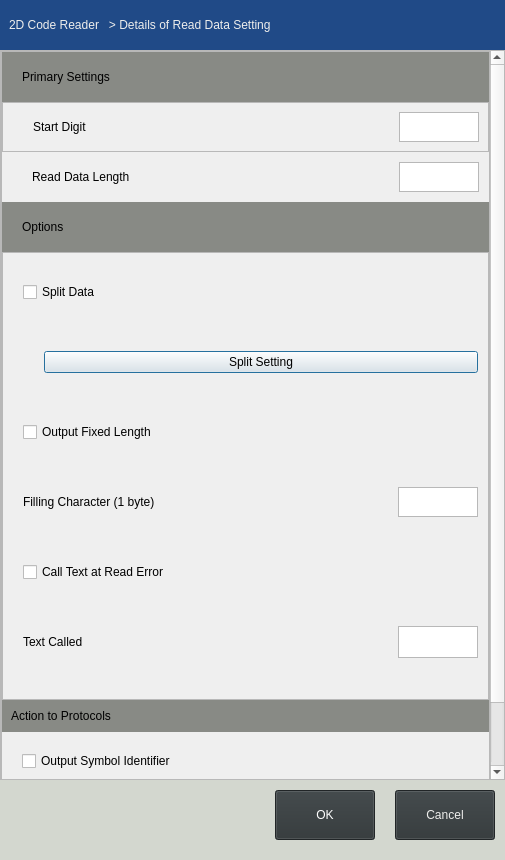
<?xml version="1.0" encoding="UTF-8"?>
<ui version="4.0">
 <class>Class_DlogRDS_2Dcode</class>
 <widget class="QDialog" name="Class_DlogRDS_2Dcode">
  <property name="geometry">
   <rect>
    <x>0</x>
    <y>0</y>
    <width>505</width>
    <height>860</height>
   </rect>
  </property>
  <property name="windowTitle">
   <string>Dialog</string>
  </property>
  <layout class="QVBoxLayout" name="verticalLayout_2">
   <property name="spacing">
    <number>0</number>
   </property>
   <property name="leftMargin">
    <number>0</number>
   </property>
   <property name="topMargin">
    <number>0</number>
   </property>
   <property name="rightMargin">
    <number>0</number>
   </property>
   <property name="bottomMargin">
    <number>0</number>
   </property>
   <item>
    <layout class="QVBoxLayout" name="verticalLayout">
     <property name="spacing">
      <number>0</number>
     </property>
     <property name="topMargin">
      <number>0</number>
     </property>
     <item>
      <widget class="QWidget" name="horizontalWidget_2" native="true">
       <property name="minimumSize">
        <size>
         <width>0</width>
         <height>50</height>
        </size>
       </property>
       <property name="styleSheet">
        <string notr="true">background-color: rgb(32, 74, 135);</string>
       </property>
       <layout class="QHBoxLayout" name="horizontalLayout_2">
        <property name="spacing">
         <number>0</number>
        </property>
        <item>
         <widget class="QLabel" name="label">
          <property name="styleSheet">
           <string notr="true">color: rgb(238, 238, 236);</string>
          </property>
          <property name="text">
           <string>2D Code Reader   &gt; Details of Read Data Setting</string>
          </property>
         </widget>
        </item>
       </layout>
      </widget>
     </item>
     <item>
      <layout class="QVBoxLayout" name="verticalLayout_3">
       <item>
        <widget class="QScrollArea" name="scrollArea">
         <property name="widgetResizable">
          <bool>true</bool>
         </property>
         <widget class="QWidget" name="scrollAreaWidgetContents">
          <property name="geometry">
           <rect>
            <x>0</x>
            <y>-78</y>
            <width>485</width>
            <height>802</height>
           </rect>
          </property>
          <layout class="QVBoxLayout" name="verticalLayout_5">
           <property name="spacing">
            <number>0</number>
           </property>
           <property name="leftMargin">
            <number>0</number>
           </property>
           <property name="topMargin">
            <number>0</number>
           </property>
           <property name="rightMargin">
            <number>0</number>
           </property>
           <property name="bottomMargin">
            <number>0</number>
           </property>
           <item>
            <layout class="QVBoxLayout" name="verticalLayout_4">
             <item>
              <widget class="QFrame" name="frame">
               <property name="minimumSize">
                <size>
                 <width>400</width>
                 <height>800</height>
                </size>
               </property>
               <property name="frameShape">
                <enum>QFrame::StyledPanel</enum>
               </property>
               <property name="frameShadow">
                <enum>QFrame::Raised</enum>
               </property>
               <layout class="QVBoxLayout" name="verticalLayout_7">
                <property name="spacing">
                 <number>0</number>
                </property>
                <property name="leftMargin">
                 <number>0</number>
                </property>
                <property name="topMargin">
                 <number>0</number>
                </property>
                <property name="rightMargin">
                 <number>0</number>
                </property>
                <property name="bottomMargin">
                 <number>0</number>
                </property>
                <item>
                 <layout class="QVBoxLayout" name="verticalLayout_6">
                  <property name="topMargin">
                   <number>0</number>
                  </property>
                  <item>
                   <widget class="QFrame" name="verticalFrame_7">
                    <property name="maximumSize">
                     <size>
                      <width>16777215</width>
                      <height>150</height>
                     </size>
                    </property>
                    <layout class="QVBoxLayout" name="verticalLayout_10">
                     <property name="spacing">
                      <number>0</number>
                     </property>
                     <property name="leftMargin">
                      <number>0</number>
                     </property>
                     <property name="topMargin">
                      <number>0</number>
                     </property>
                     <property name="rightMargin">
                      <number>0</number>
                     </property>
                     <property name="bottomMargin">
                      <number>0</number>
                     </property>
                     <item>
                      <widget class="QFrame" name="horizontalFrame_3">
                       <property name="maximumSize">
                        <size>
                         <width>16777215</width>
                         <height>50</height>
                        </size>
                       </property>
                       <property name="styleSheet">
                        <string notr="true">
background-color: rgb(136, 138, 133);
color: rgb(0, 0, 0);</string>
                       </property>
                       <layout class="QHBoxLayout" name="horizontalLayout_4">
                        <property name="spacing">
                         <number>0</number>
                        </property>
                        <property name="leftMargin">
                         <number>20</number>
                        </property>
                        <property name="topMargin">
                         <number>0</number>
                        </property>
                        <property name="rightMargin">
                         <number>0</number>
                        </property>
                        <property name="bottomMargin">
                         <number>0</number>
                        </property>
                        <item>
                         <widget class="QLabel" name="label_2">
                          <property name="text">
                           <string>Primary Settings</string>
                          </property>
                         </widget>
                        </item>
                       </layout>
                      </widget>
                     </item>
                     <item>
                      <widget class="QFrame" name="horizontalFrame_2">
                       <property name="maximumSize">
                        <size>
                         <width>16777215</width>
                         <height>50</height>
                        </size>
                       </property>
                       <property name="frameShape">
                        <enum>QFrame::StyledPanel</enum>
                       </property>
                       <layout class="QHBoxLayout" name="horizontalLayout_3">
                        <property name="spacing">
                         <number>0</number>
                        </property>
                        <property name="leftMargin">
                         <number>30</number>
                        </property>
                        <property name="topMargin">
                         <number>5</number>
                        </property>
                        <property name="bottomMargin">
                         <number>5</number>
                        </property>
                        <item>
                         <widget class="QLabel" name="label_3">
                          <property name="text">
                           <string>Start Digit</string>
                          </property>
                         </widget>
                        </item>
                        <item>
                         <spacer name="horizontalSpacer">
                          <property name="orientation">
                           <enum>Qt::Horizontal</enum>
                          </property>
                          <property name="sizeType">
                           <enum>QSizePolicy::Expanding</enum>
                          </property>
                          <property name="sizeHint" stdset="0">
                           <size>
                            <width>40</width>
                            <height>20</height>
                           </size>
                          </property>
                         </spacer>
                        </item>
                        <item>
                         <widget class="QTextEdit" name="tedit_StartDigit_RDS_2Dcode">
                          <property name="maximumSize">
                           <size>
                            <width>80</width>
                            <height>30</height>
                           </size>
                          </property>
                         </widget>
                        </item>
                       </layout>
                      </widget>
                     </item>
                     <item>
                      <widget class="QFrame" name="horizontalFrame">
                       <property name="maximumSize">
                        <size>
                         <width>16777215</width>
                         <height>50</height>
                        </size>
                       </property>
                       <layout class="QHBoxLayout" name="horizontalLayout_13">
                        <property name="spacing">
                         <number>0</number>
                        </property>
                        <property name="leftMargin">
                         <number>30</number>
                        </property>
                        <property name="topMargin">
                         <number>0</number>
                        </property>
                        <property name="rightMargin">
                         <number>10</number>
                        </property>
                        <property name="bottomMargin">
                         <number>0</number>
                        </property>
                        <item>
                         <widget class="QLabel" name="label_16">
                          <property name="text">
                           <string>Read Data Length </string>
                          </property>
                         </widget>
                        </item>
                        <item>
                         <spacer name="horizontalSpacer_8">
                          <property name="orientation">
                           <enum>Qt::Horizontal</enum>
                          </property>
                          <property name="sizeType">
                           <enum>QSizePolicy::Expanding</enum>
                          </property>
                          <property name="sizeHint" stdset="0">
                           <size>
                            <width>40</width>
                            <height>20</height>
                           </size>
                          </property>
                         </spacer>
                        </item>
                        <item>
                         <widget class="QTextEdit" name="tedit_ReadDataLength_RDS_2Dcode">
                          <property name="maximumSize">
                           <size>
                            <width>80</width>
                            <height>30</height>
                           </size>
                          </property>
                         </widget>
                        </item>
                       </layout>
                      </widget>
                     </item>
                    </layout>
                   </widget>
                  </item>
                  <item>
                   <layout class="QVBoxLayout" name="verticalLayout_9">
                    <property name="spacing">
                     <number>0</number>
                    </property>
                    <property name="topMargin">
                     <number>0</number>
                    </property>
                    <item>
                     <widget class="QFrame" name="verticalFrame_8">
                      <property name="minimumSize">
                       <size>
                        <width>0</width>
                        <height>50</height>
                       </size>
                      </property>
                      <property name="maximumSize">
                       <size>
                        <width>16777215</width>
                        <height>50</height>
                       </size>
                      </property>
                      <property name="styleSheet">
                       <string notr="true">background-color: rgb(136, 138, 133);</string>
                      </property>
                      <layout class="QVBoxLayout" name="verticalLayout_11">
                       <property name="spacing">
                        <number>0</number>
                       </property>
                       <property name="leftMargin">
                        <number>20</number>
                       </property>
                       <property name="topMargin">
                        <number>0</number>
                       </property>
                       <property name="rightMargin">
                        <number>0</number>
                       </property>
                       <property name="bottomMargin">
                        <number>0</number>
                       </property>
                       <item>
                        <widget class="QLabel" name="label_4">
                         <property name="maximumSize">
                          <size>
                           <width>16777215</width>
                           <height>50</height>
                          </size>
                         </property>
                         <property name="text">
                          <string>Options</string>
                         </property>
                        </widget>
                       </item>
                      </layout>
                     </widget>
                    </item>
                    <item>
                     <layout class="QHBoxLayout" name="horizontalLayout_5">
                      <item>
                       <widget class="QFrame" name="frame_2">
                        <property name="minimumSize">
                         <size>
                          <width>0</width>
                          <height>300</height>
                         </size>
                        </property>
                        <property name="frameShape">
                         <enum>QFrame::StyledPanel</enum>
                        </property>
                        <property name="frameShadow">
                         <enum>QFrame::Raised</enum>
                        </property>
                        <layout class="QVBoxLayout" name="verticalLayout_13">
                         <property name="leftMargin">
                          <number>0</number>
                         </property>
                         <property name="topMargin">
                          <number>0</number>
                         </property>
                         <property name="rightMargin">
                          <number>0</number>
                         </property>
                         <property name="bottomMargin">
                          <number>0</number>
                         </property>
                         <item>
                          <layout class="QHBoxLayout" name="horizontalLayout_12">
                           <property name="leftMargin">
                            <number>20</number>
                           </property>
                           <item>
                            <widget class="QCheckBox" name="cbox_SplitData_RDS_2Dcode">
                             <property name="text">
                              <string>Split Data </string>
                             </property>
                            </widget>
                           </item>
                          </layout>
                         </item>
                         <item>
                          <widget class="QFrame" name="horizontalFrame_6">
                           <property name="maximumSize">
                            <size>
                             <width>16777215</width>
                             <height>50</height>
                            </size>
                           </property>
                           <layout class="QHBoxLayout" name="horizontalLayout_11">
                            <property name="leftMargin">
                             <number>1</number>
                            </property>
                            <property name="rightMargin">
                             <number>10</number>
                            </property>
                            <item>
                             <spacer name="horizontalSpacer_3">
                              <property name="orientation">
                               <enum>Qt::Horizontal</enum>
                              </property>
                              <property name="sizeType">
                               <enum>QSizePolicy::Preferred</enum>
                              </property>
                              <property name="sizeHint" stdset="0">
                               <size>
                                <width>40</width>
                                <height>20</height>
                               </size>
                              </property>
                             </spacer>
                            </item>
                            <item>
                             <widget class="QPushButton" name="btn_SplitSetting_RDS_2Dcode">
                              <property name="text">
                               <string>Split Setting</string>
                              </property>
                             </widget>
                            </item>
                           </layout>
                          </widget>
                         </item>
                         <item>
                          <layout class="QHBoxLayout" name="horizontalLayout_10">
                           <property name="leftMargin">
                            <number>20</number>
                           </property>
                           <property name="rightMargin">
                            <number>10</number>
                           </property>
                           <item>
                            <widget class="QCheckBox" name="cbox_OutputLength_RDS_2Dcode">
                             <property name="text">
                              <string>Output Fixed Length</string>
                             </property>
                            </widget>
                           </item>
                          </layout>
                         </item>
                         <item>
                          <widget class="QFrame" name="dsadsad">
                           <property name="maximumSize">
                            <size>
                             <width>16777215</width>
                             <height>50</height>
                            </size>
                           </property>
                           <layout class="QHBoxLayout" name="horizontalLayout_9">
                            <property name="leftMargin">
                             <number>20</number>
                            </property>
                            <property name="rightMargin">
                             <number>10</number>
                            </property>
                            <item>
                             <widget class="QLabel" name="label_6">
                              <property name="text">
                               <string>Filling Character (1 byte)     </string>
                              </property>
                             </widget>
                            </item>
                            <item>
                             <spacer name="horizontalSpacer_2">
                              <property name="orientation">
                               <enum>Qt::Horizontal</enum>
                              </property>
                              <property name="sizeHint" stdset="0">
                               <size>
                                <width>40</width>
                                <height>20</height>
                               </size>
                              </property>
                             </spacer>
                            </item>
                            <item>
                             <widget class="QTextEdit" name="tedit_FillingCharacter_RDS_2Dcode">
                              <property name="maximumSize">
                               <size>
                                <width>80</width>
                                <height>30</height>
                               </size>
                              </property>
                             </widget>
                            </item>
                           </layout>
                          </widget>
                         </item>
                         <item>
                          <layout class="QHBoxLayout" name="horizontalLayout_17">
                           <property name="leftMargin">
                            <number>20</number>
                           </property>
                           <property name="rightMargin">
                            <number>10</number>
                           </property>
                           <item>
                            <widget class="QCheckBox" name="cbox_CallTextError_RDS_2Dcode">
                             <property name="text">
                              <string>Call Text at Read Error </string>
                             </property>
                            </widget>
                           </item>
                          </layout>
                         </item>
                         <item>
                          <widget class="QFrame" name="verticalFrame_8">
                           <property name="maximumSize">
                            <size>
                             <width>16777215</width>
                             <height>50</height>
                            </size>
                           </property>
                           <layout class="QHBoxLayout" name="horizontalLayout_16">
                            <property name="spacing">
                             <number>60</number>
                            </property>
                            <property name="leftMargin">
                             <number>20</number>
                            </property>
                            <property name="rightMargin">
                             <number>10</number>
                            </property>
                            <item>
                             <widget class="QLabel" name="label_17">
                              <property name="text">
                               <string>Text Called </string>
                              </property>
                             </widget>
                            </item>
                            <item>
                             <spacer name="horizontalSpacer_4">
                              <property name="orientation">
                               <enum>Qt::Horizontal</enum>
                              </property>
                              <property name="sizeHint" stdset="0">
                               <size>
                                <width>40</width>
                                <height>20</height>
                               </size>
                              </property>
                             </spacer>
                            </item>
                            <item>
                             <widget class="QTextEdit" name="tedit_TextCalled_RDS_2Dcode">
                              <property name="maximumSize">
                               <size>
                                <width>80</width>
                                <height>16777215</height>
                               </size>
                              </property>
                             </widget>
                            </item>
                           </layout>
                          </widget>
                         </item>
                        </layout>
                       </widget>
                      </item>
                     </layout>
                    </item>
                   </layout>
                  </item>
                  <item>
                   <layout class="QVBoxLayout" name="verticalLayout_8">
                    <property name="spacing">
                     <number>0</number>
                    </property>
                    <property name="topMargin">
                     <number>0</number>
                    </property>
                    <item>
                     <widget class="QFrame" name="verticalFrame_8">
                      <property name="maximumSize">
                       <size>
                        <width>16777215</width>
                        <height>50</height>
                       </size>
                      </property>
                      <property name="styleSheet">
                       <string notr="true">background-color: rgb(136, 138, 133);</string>
                      </property>
                      <layout class="QVBoxLayout" name="verticalLayout_14">
                       <item>
                        <widget class="QLabel" name="label_8">
                         <property name="maximumSize">
                          <size>
                           <width>16777215</width>
                           <height>50</height>
                          </size>
                         </property>
                         <property name="text">
                          <string>Action to Protocols</string>
                         </property>
                        </widget>
                       </item>
                      </layout>
                     </widget>
                    </item>
                    <item>
                     <layout class="QVBoxLayout" name="verticalLayout_12">
                      <property name="topMargin">
                       <number>10</number>
                      </property>
                      <item>
                       <widget class="QFrame" name="verticalFrame_11">
                        <property name="maximumSize">
                         <size>
                          <width>16777215</width>
                          <height>50</height>
                         </size>
                        </property>
                        <layout class="QHBoxLayout" name="horizontalLayout_6">
                         <property name="spacing">
                          <number>30</number>
                         </property>
                         <property name="leftMargin">
                          <number>20</number>
                         </property>
                         <property name="rightMargin">
                          <number>10</number>
                         </property>
                         <item>
                          <widget class="QCheckBox" name="cbox_OutputIdentifier_RDS_2Dcode">
                           <property name="text">
                            <string>Output Symbol Identifier</string>
                           </property>
                          </widget>
                         </item>
                        </layout>
                       </widget>
                      </item>
                      <item>
                       <widget class="QFrame" name="frame">
                        <property name="maximumSize">
                         <size>
                          <width>16777215</width>
                          <height>50</height>
                         </size>
                        </property>
                        <layout class="QHBoxLayout" name="horizontalLayout_7">
                         <property name="leftMargin">
                          <number>50</number>
                         </property>
                         <property name="rightMargin">
                          <number>10</number>
                         </property>
                         <item>
                          <widget class="QLabel" name="label_11">
                           <property name="text">
                            <string>Extended Channel Interpetation</string>
                           </property>
                          </widget>
                         </item>
                        </layout>
                       </widget>
                      </item>
                      <item>
                       <widget class="QFrame" name="verticalFrame_8">
                        <property name="maximumSize">
                         <size>
                          <width>16777215</width>
                          <height>50</height>
                         </size>
                        </property>
                        <layout class="QHBoxLayout" name="horizontalLayout_18">
                         <property name="leftMargin">
                          <number>20</number>
                         </property>
                         <property name="rightMargin">
                          <number>10</number>
                         </property>
                         <item>
                          <spacer name="horizontalSpacer_5">
                           <property name="orientation">
                            <enum>Qt::Horizontal</enum>
                           </property>
                           <property name="sizeHint" stdset="0">
                            <size>
                             <width>40</width>
                             <height>20</height>
                            </size>
                           </property>
                          </spacer>
                         </item>
                         <item>
                          <widget class="QCheckBox" name="cbox_Ignore_RDS_2Dcode">
                           <property name="text">
                            <string>Ignore</string>
                           </property>
                          </widget>
                         </item>
                         <item>
                          <spacer name="horizontalSpacer_6">
                           <property name="orientation">
                            <enum>Qt::Horizontal</enum>
                           </property>
                           <property name="sizeHint" stdset="0">
                            <size>
                             <width>40</width>
                             <height>20</height>
                            </size>
                           </property>
                          </spacer>
                         </item>
                         <item>
                          <widget class="QCheckBox" name="cbox_Output_RDS_2Dcode">
                           <property name="text">
                            <string>Output </string>
                           </property>
                          </widget>
                         </item>
                        </layout>
                       </widget>
                      </item>
                     </layout>
                    </item>
                   </layout>
                  </item>
                 </layout>
                </item>
               </layout>
              </widget>
             </item>
            </layout>
           </item>
          </layout>
         </widget>
        </widget>
       </item>
      </layout>
     </item>
     <item>
      <widget class="QFrame" name="horizontalFrame">
       <property name="minimumSize">
        <size>
         <width>0</width>
         <height>80</height>
        </size>
       </property>
       <property name="styleSheet">
        <string notr="true">background-color: rgb(211, 215, 207);</string>
       </property>
       <layout class="QHBoxLayout" name="horizontalLayout">
        <property name="spacing">
         <number>20</number>
        </property>
        <property name="leftMargin">
         <number>10</number>
        </property>
        <property name="topMargin">
         <number>0</number>
        </property>
        <property name="rightMargin">
         <number>10</number>
        </property>
        <item>
         <spacer name="horizontalSpacer_7">
          <property name="orientation">
           <enum>Qt::Horizontal</enum>
          </property>
          <property name="sizeHint" stdset="0">
           <size>
            <width>40</width>
            <height>20</height>
           </size>
          </property>
         </spacer>
        </item>
        <item>
         <widget class="QPushButton" name="btn_OK_RDS_2Dcode">
          <property name="minimumSize">
           <size>
            <width>100</width>
            <height>50</height>
           </size>
          </property>
          <property name="styleSheet">
           <string notr="true">background-color: rgb(46, 52, 54);
color: rgb(255, 255, 255);</string>
          </property>
          <property name="text">
           <string>OK</string>
          </property>
         </widget>
        </item>
        <item>
         <widget class="QPushButton" name="btn_Cancel_RDS_2Dcode">
          <property name="minimumSize">
           <size>
            <width>100</width>
            <height>50</height>
           </size>
          </property>
          <property name="styleSheet">
           <string notr="true">background-color: rgb(46, 52, 54);
color: rgb(238, 238, 236);</string>
          </property>
          <property name="text">
           <string>Cancel</string>
          </property>
         </widget>
        </item>
       </layout>
      </widget>
     </item>
    </layout>
   </item>
  </layout>
 </widget>
 <resources/>
 <connections/>
</ui>
